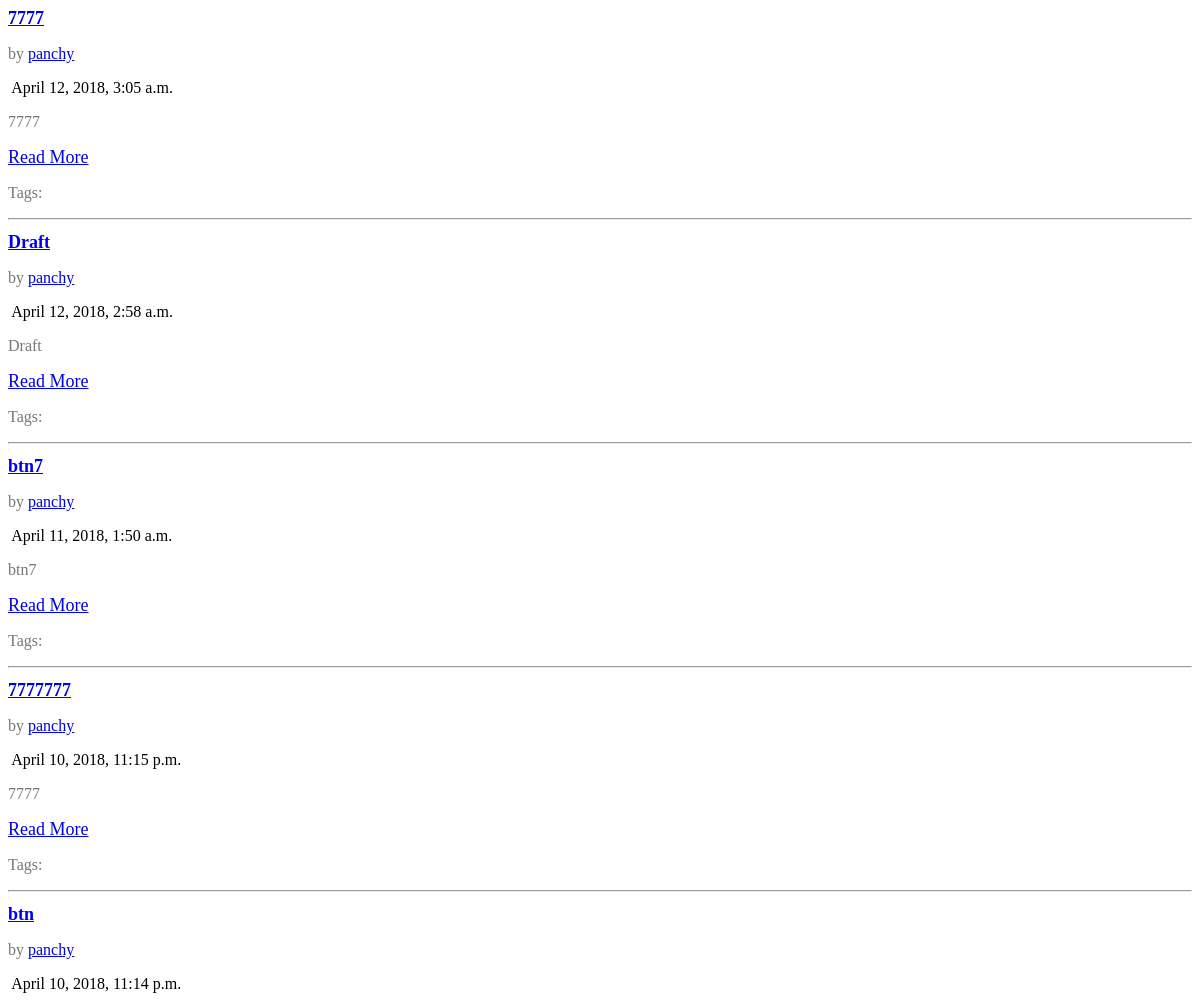
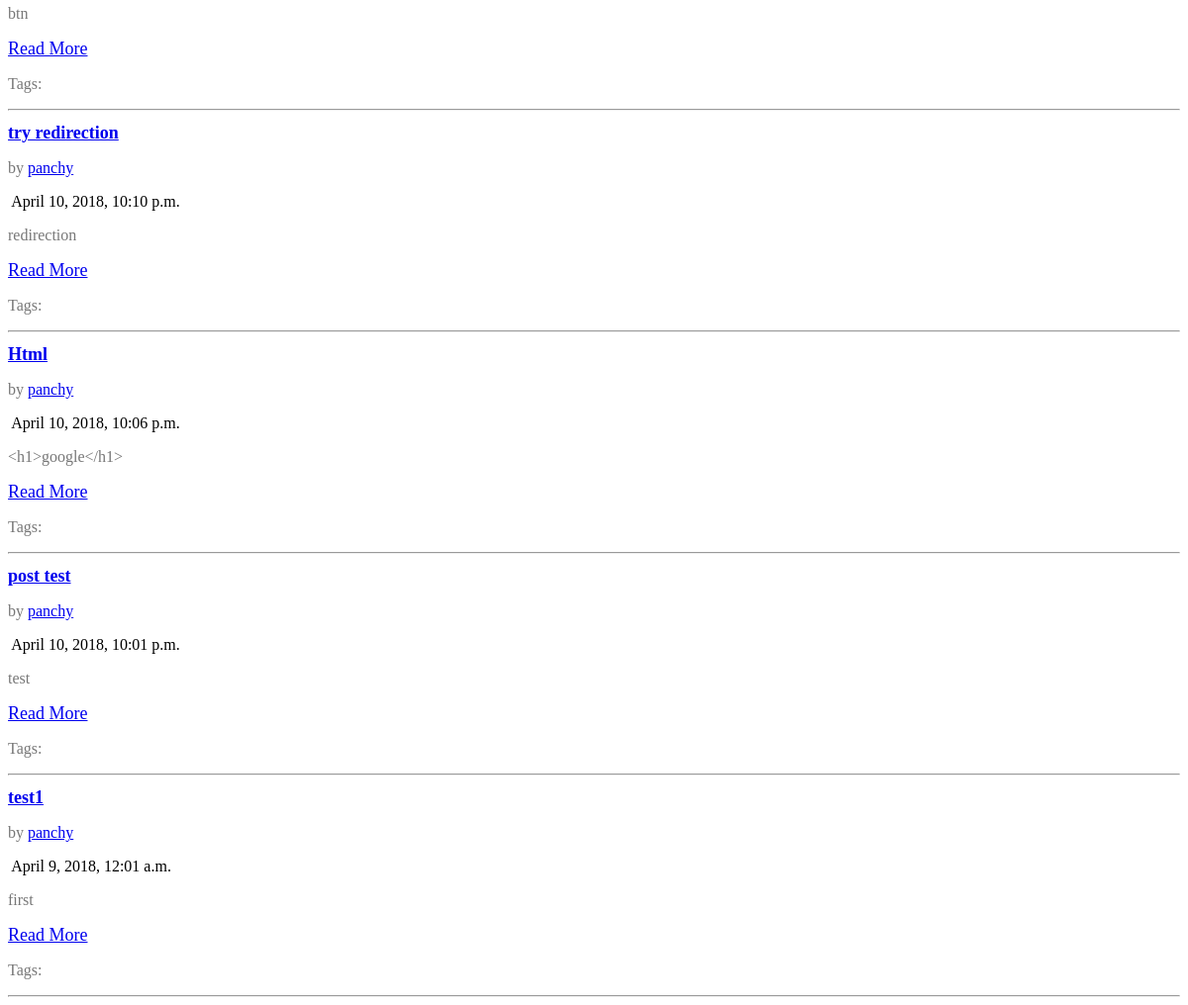
/index/ways/ (signed in), run on an earlier commit of the app's database (2 pictures, top to bottom).
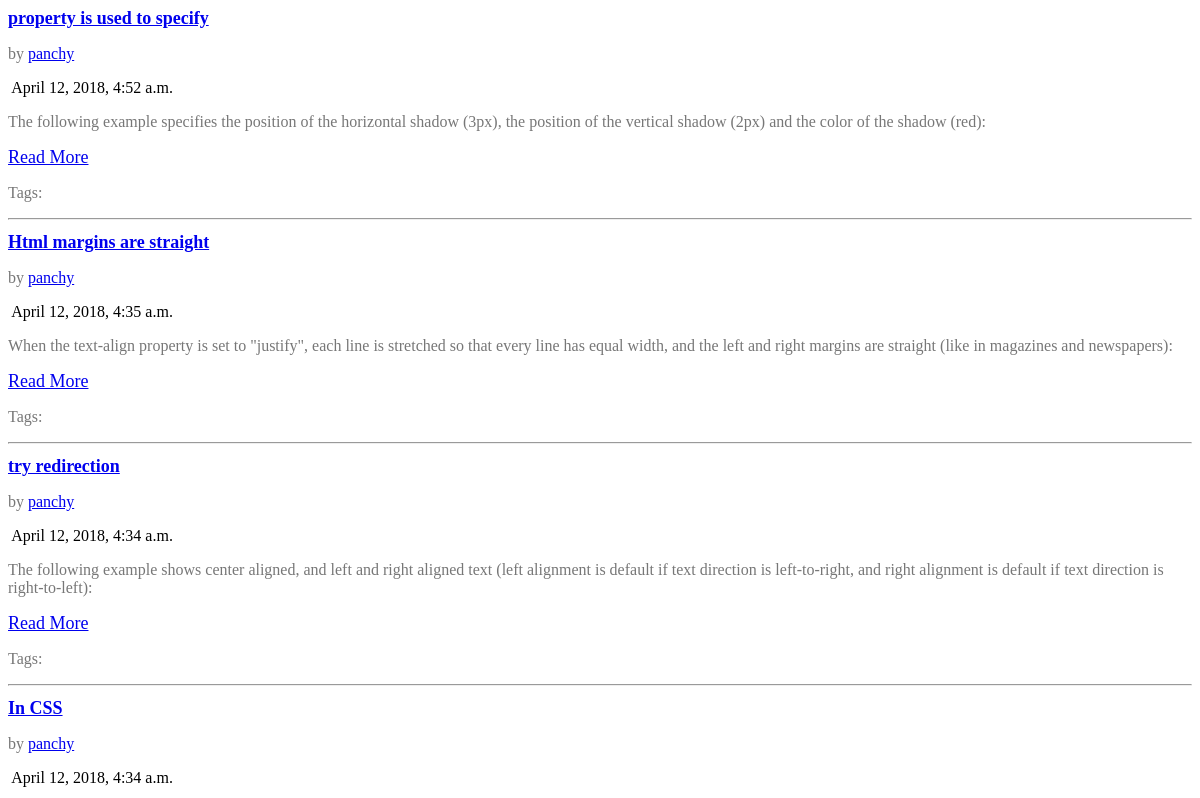
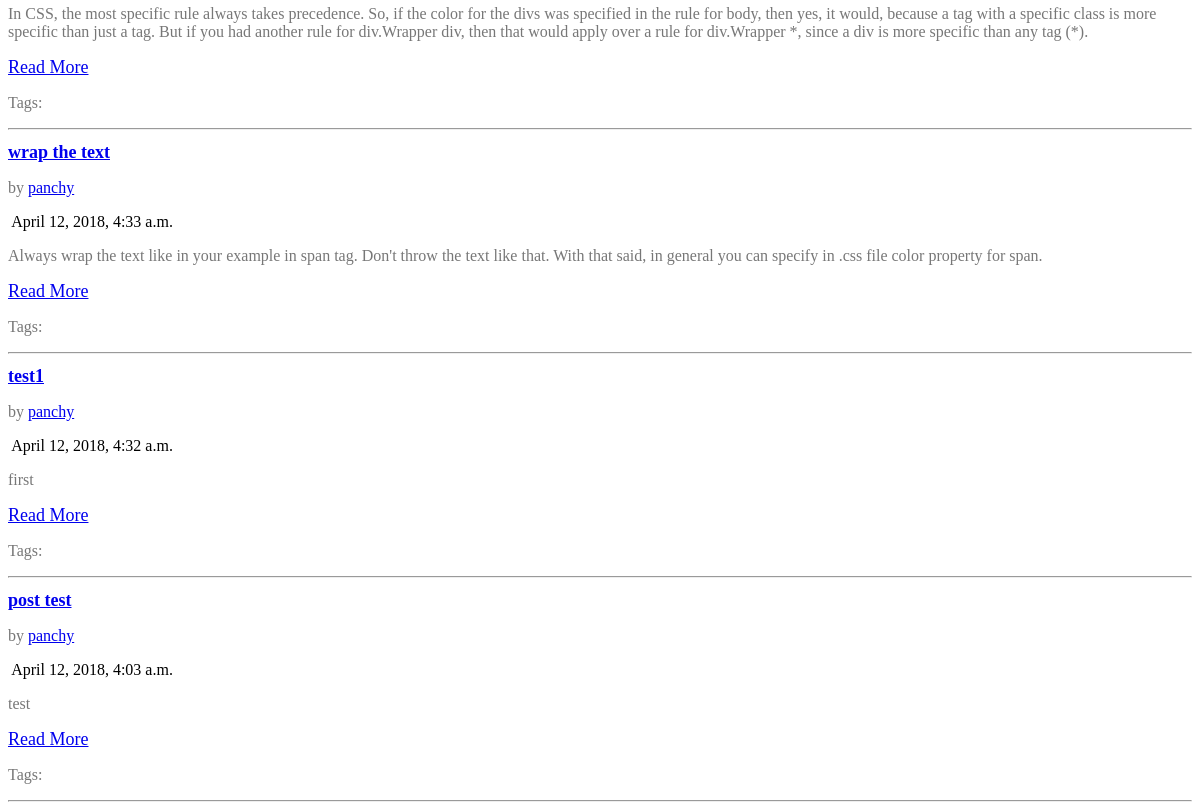
And on a later commit of the database (2 pictures, top to bottom).
### article/models.py (models this page shows, shortened)
class Article(models.Model):
    User=models.ForeignKey(settings.AUTH_USER_MODEL,default=1)
    Id=models.AutoField(primary_key=True)
    Title=models.CharField(max_length=1000,blank = False)
    Image=models.ImageField(upload_to=upload_location,
                            null=False,
                            blank=False,
                            width_field='width_field',
                            height_field='height_field',)
    height_field=models.IntegerField(default=0)
    width_field=models.IntegerField(default=0)
    Publish=models.BooleanField(default=False)
    Content=models.TextField()
    UpdateTime=models.DateTimeField(auto_now_add=False,auto_now=True)
    Build=models.DateTimeField(auto_now_add=True,auto_now=False)
    objects=PostManager()

### article/views.py (the view)
def allArticle(request):
    if not request.user.is_staff or not request.user.is_superuser:
        quearyset=Article.objects.filter(Publish=True).order_by("-UpdateTime")
    else:
        quearyset=Article.objects.all()
    context={
        "objects_list":quearyset,
    }
    return render(request,"article.html",context)

### article/models.py (called while the page is built)
    def all(self,*args,**kwargs):
        return super(PostManager,self).order_by("-UpdateTime")

### templates/article.html (shortened to what this page needs)
{%block body%}
  <div class="container">
    <div class="row">
      {%for obj in objects_list%}
        <div class="col-lg-8">
            <h1 class="news-h1"><a href="{{obj.Title}}">{{obj.Title}}</a></h1>
            <p class="new-font-color">by <a href="#">{{obj.User}}</a></p>
            <p><img src="assets/images/clock.png" alt=""> {{obj.UpdateTime}}</p>
            <p class="new-font-color">{{obj.Content}}</p>
            <a class="news-h1" href="#">Read More</a>
  	        <p class="new-font-color">
              Tags:
            <hr>
        </div>
        {%endfor%}
      </div>
    </div>
{%endblock body%}

What changed in the data, as far as the page shows it:
removed Article: Title "Draft", User "panchy", UpdateTime "April 12, 2018, 2:58 a.m.", Content "Draft"
removed Article: Title "btn7", User "panchy", UpdateTime "April 11, 2018, 1:50 a.m.", Content "btn7"
removed Article: Title "7777777", User "panchy", UpdateTime "April 10, 2018, 11:15 p.m.", Content "7777"
added Article: Title "property is used to specify", User "panchy", UpdateTime "April 12, 2018, 4:52 a.m.", Content "The following example specifies the position of the horizontal shadow (3px), the position of the vertical shadow (2px) and the color of the shadow (red):"
changed Article: Title "Html" → "Html margins are straight"; UpdateTime "April 10, 2018, 10:06 p.m." → "April 12, 2018, 4:35 a.m."; Content "<h1>google</h1>" → "When the text-align property is set to \"justify\", each line is stretched so that every line has equal width, and the left and right margins are straight (like in magazines and newspapers):"; moves up the list
changed Article "try redirection": UpdateTime "April 10, 2018, 10:10 p.m." → "April 12, 2018, 4:34 a.m."; Content "redirection" → "The following example shows center aligned, and left and right aligned text (left alignment is default if text direction is left-to-right, and right alignment is default if text direction is right-to-left):"; moves up the list
changed Article: Title "btn" → "In CSS"; UpdateTime "April 10, 2018, 11:14 p.m." → "April 12, 2018, 4:34 a.m."; Content "btn" → "In CSS, the most specific rule always takes precedence. So, if the color for the divs was specified in the rule for body, then yes, it would, because a tag with a specific class is more specific than just a tag. But if you had another rule for div.Wrapper div, then that would apply over a rule for div.Wrapper *, since a div is more specific than any tag (*)."; moves down the list
changed Article: Title "7777" → "wrap the text"; UpdateTime "April 12, 2018, 3:05 a.m." → "April 12, 2018, 4:33 a.m."; Content "7777" → "Always wrap the text like in your example in span tag. Don't throw the text like that. With that said, in general you can specify in .css file color property for span."
changed Article "test1": UpdateTime "April 9, 2018, 12:01 a.m." → "April 12, 2018, 4:32 a.m."; moves up the list
changed Article "post test": UpdateTime "April 10, 2018, 10:01 p.m." → "April 12, 2018, 4:03 a.m."
